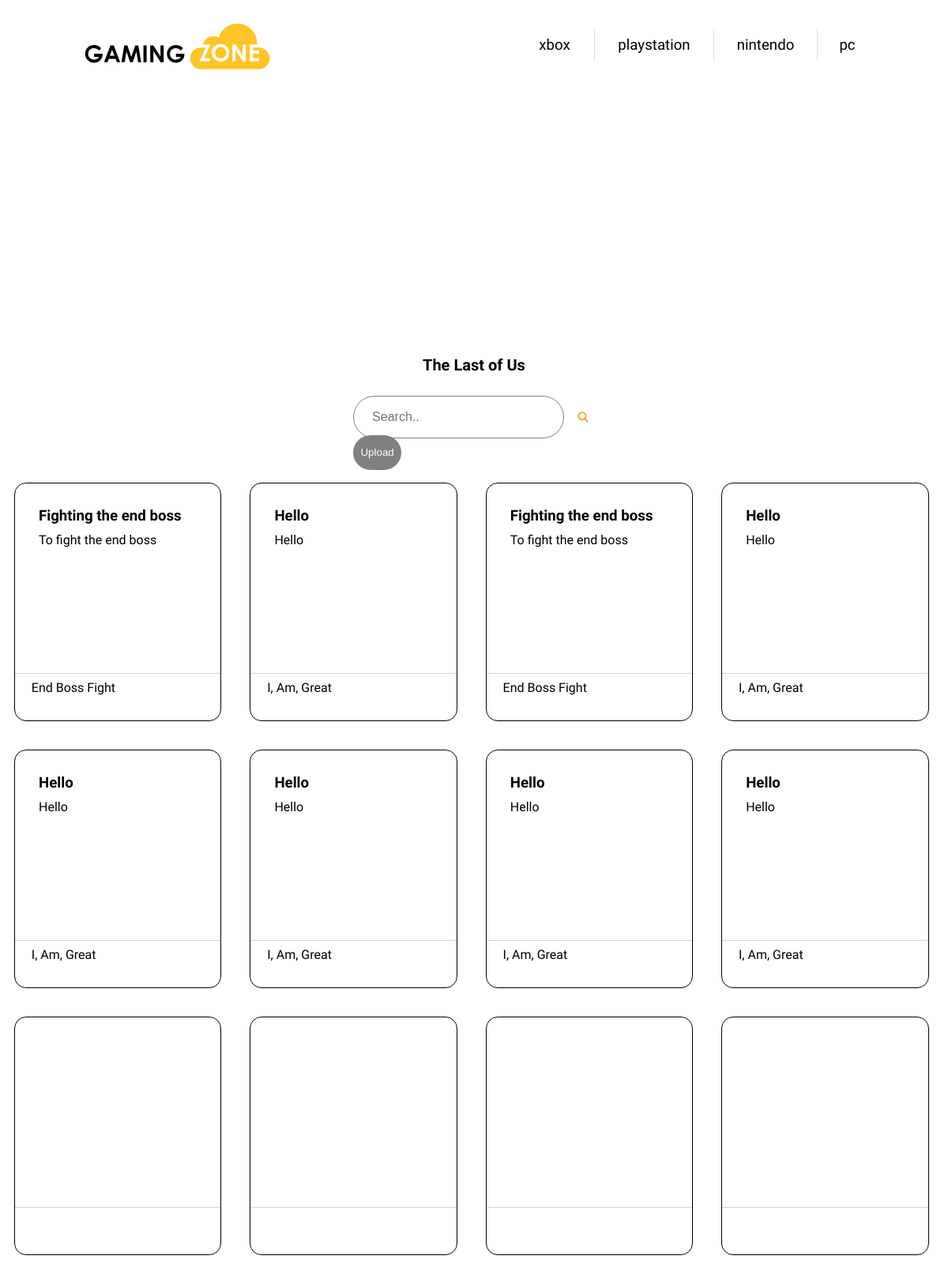
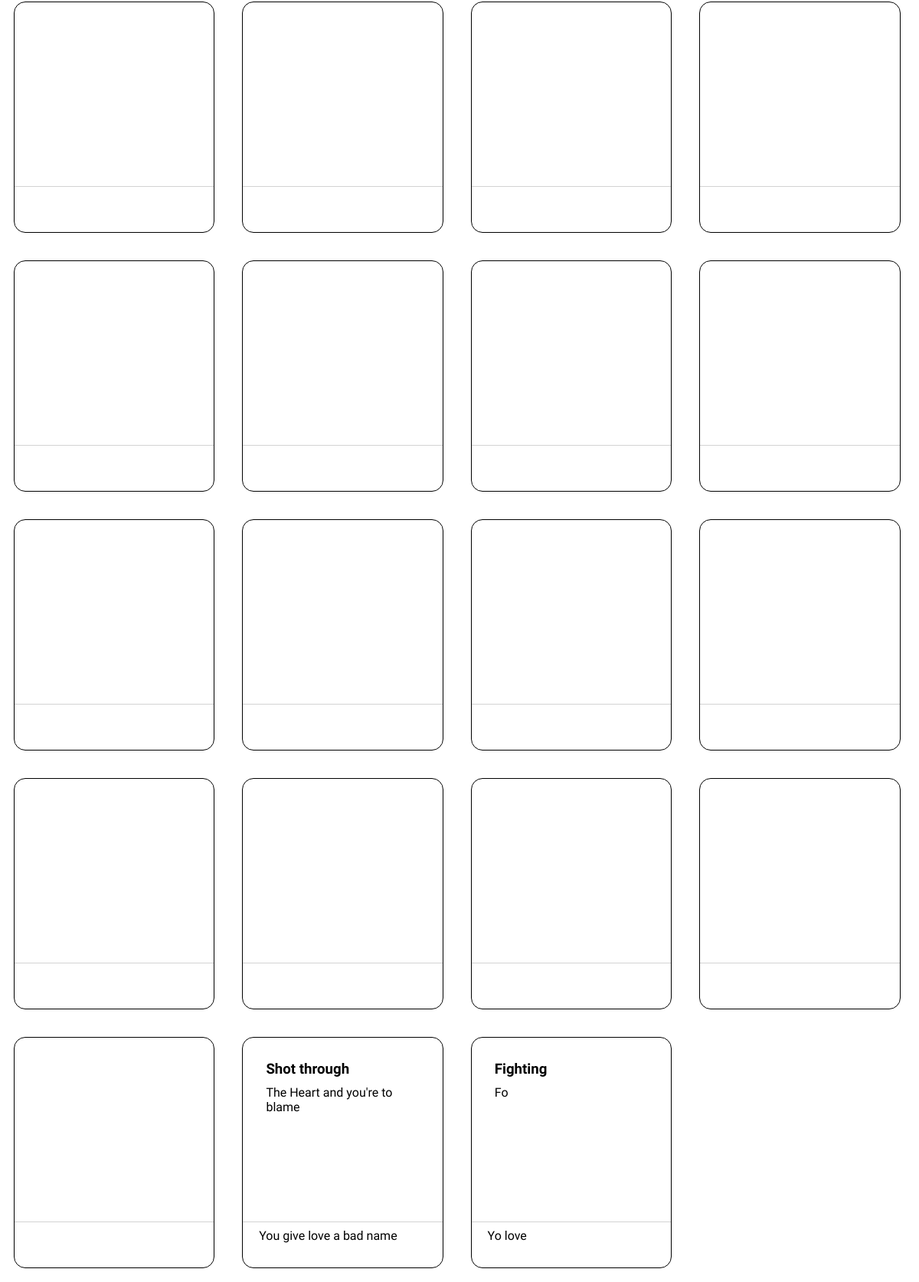
The page /games/the_last_of_us on the database its author committed (2 pictures, top to bottom).
### tables this page shows
CREATE TABLE games(
	id INTEGER NOT NULL,
	game_title varchar(100) NOT NULL,
	platform varchar(100) NOT NULL,
	PRIMARY KEY (id)
);

CREATE TABLE lastDatabase(
	title varchar(100) NOT NULL,
	content varchar(10000) NOT NULL,
	descriptors varchar(150) NOT NULL
);

### index.py (the view, shortened to what this page needs)
@app.route('/games/the_last_of_us', methods=['GET', 'POST'])
def the_last_of_us():
    con = sql.connect("var/gaming_zone.db")
    con.row_factory = sql.Row
    cur = con.cursor()
    cur.execute("SELECT * FROM games WHERE id=1")
    the_last = cur.fetchall();
    con = sql.connect("var/gaming_zone.db")
    con.row_factory = sql.Row
    cur = con.cursor()
    cur.execute("SELECT * FROM lastDatabase")
    the_last_posts = cur.fetchall();
    return render_template('the_last_of_us.html', the_last=the_last, the_last_posts=the_last_posts)

### index.py (called while the page is built)
@app.teardown_appcontext
def close_db_connection(exception):
    db = getattr(g, 'db', None)
    if db is not None:
        db.close()

### templates/the_last_of_us.html (shortened to what this page needs)
<!doctype html>
<html>
<head>
<link href="../static/css/style.css" rel="stylesheet" type="text/css">
<link rel="stylesheet" href="https://use.fontawesome.com/releases/v5.7.2/css/all.css">
<link rel="stylesheet"  href="https://cdnjs.cloudflare.com/ajax/libs/font-awesome/4.7.0/css/font-awesome.min.css">
</head>
<body>
<div id="wrapper">
	<div class="header">
		<a href="/"><img src="../static/img/gaming_zone_logo.svg" alt="logo" class="logo"/></a>
	<nav>
		<ul>
			<li><a href="/xbox" class="xbox">xbox</a></li>
			<li><a href="/playstation" class="playstation">playstation</a></li>
			<li><a href="/nintendo" class="nintendo">nintendo</a></li>
			<li><a href="/pc" class="pc">pc</a></li>
		</ul>
	</nav>
	</div>
<div class="console_banner">
{% for the_last in the_last %}
<div class="game_individual_image">
	<div class="image the_last"></div>
		<tr>
			<td><p class="table_name">{{the_last["game_title"]}}</p></td>
		</tr>
</div>
{% endfor %}
<div class="search_upload">
<form action="" method="GET">
	<div class="search_box">
 		<input type="text" class="search" placeholder="Search.." name="serch">
		<button type="submit" class="btn" name="submit">
		<i class="fas fa-search"></i>
		</button>
	</div>
</form>
<button class="upload">Upload</button>
</div>
</div>
{% for post in the_last_posts %}
<div class="individual_games_container">
<tr>
<div class="top_section">
	<div class="title"><td>{{post["title"]}}</td></div>
	<div class="content"><td>{{post["content"]}}</td></div>
</div>
<div class="bottom_section">
	<div class="descriptors"><td>{{post["descriptors"]}}</td></div>
</div>
</tr>
</div>
{% endfor %}
</body>
</html>

### static/css/style.css (style rules this page uses)
body { font-family: 'Barlow Semi Condensed', sans-serif; margin:0; padding:0; }
#wrapper { width:100%; height:auto; overflow:hidden; margin:0; }
.header { width:85%; height:90px; margin-top:1%; margin-left:auto; margin-right:auto; }
.logo { width:auto; height:80px; float:left; padding:5px; transition:0.6s; }
nav { width:auto; height:40px; float:right; margin-top:25px; }
nav ul { list-style-type:none; margin:0; padding:0; }
nav ul li { float:left; }
nav ul li a { font-size:14pt; font-weight:100; width:100px; height:40px; text-align:center; line-height:40px; display:block; text-decoration:none; color:black; cursor:pointer; transition:0.6s; }
.xbox { width:100px; border-right:1px solid rgba(37,38,39,0.15); }
.playstation { width:150px; border-right:1px solid rgba(37,38,39,0.15); }
.nintendo { width:130px; border-right:1px solid rgba(37,38,39,0.15); }
.pc { width:75px; }
a:hover, a:visited, a:link, a:active { text-decoration: none; }
.image { width:100%; height:90%; float:left; border-radius:30px; cursor:pointer; transition:0.5s; }
.the_last { background:url(../img/the_last.jpg); background-size:cover; -webkit-background-size:cover; -moz-background-size:cover; -ms-background-size:cover; -o-background-size:cover; background-position:center; }
.table_name { width:100%; height:10%; text-align:center; font-weight:bold; font-size:20px; float:left; }
.console_banner { width:85%; height:55vh; margin-left:auto; margin-right:auto; }
.game_individual_image { width:14%; height:70%; margin-right:auto; margin-left:auto; margin-top:5%; }
.individual_games_container { width: 21.7vw; height:300px; float:left; margin:1.5%; border-radius:15px; border: 1px solid black; }
.top_section { width:100%; height:80%; float:left; }
.bottom_section { width:100%; height:20%; float:left; }
.title { font-size:14pt; font-weight:700; width:100%; padding-left:30px; padding-top:30px; margin:0; padding-bottom:10px; }
.content { height:60%; padding-left:30px; padding-right:30px; }
.descriptors { width:92%; float:left; padding-left:8%; padding-top:3%; border-top:1px solid lightgrey; }
.upload { width:20%; height:100%; background:grey; border-radius:40px; cursor:pointer; text-align:center; text-decoration:none; border:none; color:white; }
.search_upload { width:30%; height:10%; margin-left:auto; margin-right:auto; margin-top:3%; }
.search_box { width:330px; height:50px; float:left; }
.search { border:1px solid grey; outline:none; background:none; color:grey; border-radius:60px; font-size:16px; height:100%; line-height:100%; width:240px; padding-left:7%; }
.btn { background:none; color:#F39C12; text-decoration:none; width:40px; height:100%; cursor:pointer; border:none; }

### rows shown on the page
games: game_title "The Last of Us"
lastDatabase: title "Fighting the end boss", content "To fight the end boss", descriptors "End Boss Fight"
lastDatabase: title "Hello", content "Hello", descriptors "I, Am, Great"
lastDatabase: title "Fighting the end boss", content "To fight the end boss", descriptors "End Boss Fight"
lastDatabase: title "Hello", content "Hello", descriptors "I, Am, Great"
lastDatabase: title "Hello", content "Hello", descriptors "I, Am, Great"
lastDatabase: title "Hello", content "Hello", descriptors "I, Am, Great"
lastDatabase: title "Hello", content "Hello", descriptors "I, Am, Great"
lastDatabase: title "Hello", content "Hello", descriptors "I, Am, Great"
lastDatabase: title "Shot through", content "The Heart and you're to blame", descriptors "You give love a bad name"
lastDatabase: title "Fighting", content "Fo", descriptors "Yo love"
